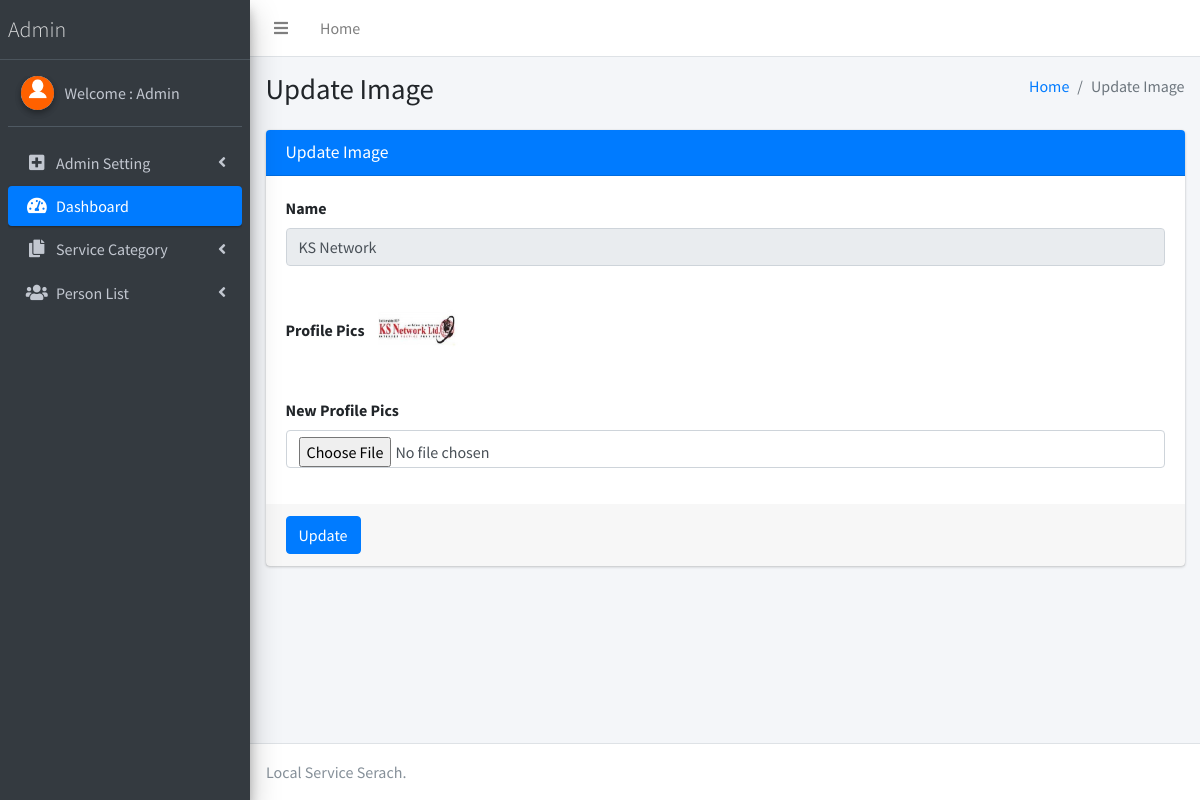
Page /admin/changeimage.php?editid=24 (signed in) on the committed database.
### tables this page shows
CREATE TABLE `tblperson` (
  `ID` int(10) NOT NULL,
  `Category` varchar(200) DEFAULT NULL,
  `Name` varchar(200) DEFAULT NULL,
  `Picture` varchar(200) DEFAULT NULL,
  `MobileNumber` varchar(20) DEFAULT NULL,
  `Address` mediumtext DEFAULT NULL,
  `City` varchar(200) NOT NULL,
  `RegDate` timestamp NULL DEFAULT current_timestamp()
);

### admin/changeimage.php (the view, shortened to what this page needs)
<?php
if (strlen($_SESSION['lssemsaid']==0)) {
  header('location:logout.php');
  } else{
  ?>
<!DOCTYPE html>
<html>
<head>
  <link rel="stylesheet" href="plugins/fontawesome-free/css/all.min.css">
  <link rel="stylesheet" href="https://code.ionicframework.com/ionicons/2.0.1/css/ionicons.min.css">
  <link rel="stylesheet" href="dist/css/adminlte.min.css">
</head>
<body class="hold-transition sidebar-mini">
<div class="wrapper">
  <?php include_once('includes/header.php');?>
<?php include_once('includes/sidebar.php');?>
  <div class="content-wrapper">
    <section class="content-header">
      <div class="container-fluid">
        <div class="row mb-2">
          <div class="col-sm-6">
            <h1>Update Image</h1>
          </div>
          <div class="col-sm-6">
            <ol class="breadcrumb float-sm-right">
              <li class="breadcrumb-item"><a href="dashboard.php">Home</a></li>
              <li class="breadcrumb-item active">Update Image</li>
            </ol>
          </div>
        </div>
      </div>
    </section>
    <section class="content">
      <div class="container-fluid">
        <div class="row">
          <div class="col-md-12">
            <div class="card card-primary">
              <div class="card-header">
                <h3 class="card-title">Update Image</h3>
              </div>
              <form role="form" method="post" enctype="multipart/form-data">
                <?php
                   $eid=$_GET['editid'];
$sql="SELECT * from tblperson where ID=$eid";
$query = $dbh -> prepare($sql);
$query->execute();
$results=$query->fetchAll(PDO::FETCH_OBJ);
$cnt=1;
if($query->rowCount() > 0)
{
foreach($results as $row)
{               ?>
                <div class="card-body">
                     <div class="form-group">
                    <label for="exampleInputEmail1">Name</label>
                    <input type="text" class="form-control" id="name" name="name" value="<?php echo htmlentities($row->Name);?>" readonly='true'>
                  </div>
                  <div class="form-group">
                    <label for="exampleInputEmail1">Profile Pics</label>
                    <img src="images/<?php echo $row->Picture;?>" width="100" height="100" value="<?php  echo $row->Picture;?>">
                  </div>
                  <div class="form-group">
                    <label for="exampleInputEmail1">New Profile Pics</label>
                    <input type="file" name="newpic" value="" class="form-control" id="newpic" required='true'>
                  </div>
                </div>
              <?php $cnt=$cnt+1;}} ?>
                <div class="card-footer">
                  <button type="submit" class="btn btn-primary" name="submit">Update</button>
                </div>
              </form>
            </div>
          </div>
        </div>
      </div>
    </section>
  </div>
<?php include_once('includes/footer.php');?>
</div>
</body>
</html>
<?php }  ?>

### admin/includes/sidebar.php (shortened to what this page needs)
  <aside class="main-sidebar sidebar-dark-primary elevation-4">
    <a href="dashboard.php" class="brand-link" style="font-weight:bold; font-size:22px;">
      <span class="brand-text font-weight-light">Admin</span>
    </a>
    <div class="sidebar">
      <div class="user-panel mt-3 pb-3 mb-3 d-flex">
        <div class="image">
          <img src="dist/img/download.png" class="img-circle elevation-2" alt="User Image">
        </div>
        <div class="info">
<?php
$aid=$_SESSION['lssemsaid'];
$sql="SELECT AdminName from  tbladmin where ID=:aid";
$query = $dbh -> prepare($sql);
$query->bindParam(':aid',$aid,PDO::PARAM_STR);
$query->execute();
$results=$query->fetchAll(PDO::FETCH_OBJ);
$cnt=1;
if($query->rowCount() > 0)
{
foreach($results as $row)
{               ?>
          <a href="admin-profile.php" class="d-block">Welcome : <?php  echo $row->AdminName;?></a>
          <?php $cnt=$cnt+1;}} ?>
        </div>
      </div>
      <nav class="mt-2">
        <ul class="nav nav-pills nav-sidebar flex-column" data-widget="treeview" role="menu" data-accordion="false">
            <li class="nav-item has-treeview">
            <a href="#" class="nav-link">
              <i class="nav-icon fas fa-plus-square"></i>
              <p>
                Admin Setting
                <i class="fas fa-angle-left right"></i>
              </p>
            </a>
          </li>
          <li class="nav-item has-treeview menu-open">
            <a href="dashboard.php" class="nav-link active">
              <i class="nav-icon fas fa-tachometer-alt"></i>
              <p>
                Dashboard
               </p>
            </a>
          </li>
          <li class="nav-item has-treeview">
            <a href="#" class="nav-link">
              <i class="nav-icon fas fa-copy"></i>
              <p>
                Service Category
                <i class="fas fa-angle-left right"></i>
              </p>
            </a>
          </li>
          <li class="nav-item has-treeview">
            <a href="#" class="nav-link">
              <i class="nav-icon fas fa-users"></i>
              <p>
                Person List
                <i class="right fas fa-angle-left"></i>
              </p>
            </a>
          </li>
        </ul>
      </nav>
    </div>
  </aside>

### rows in the picture
tblperson: name "KS Network", Picture (picture)

### other values in the picture
$row->AdminName "Admin"
